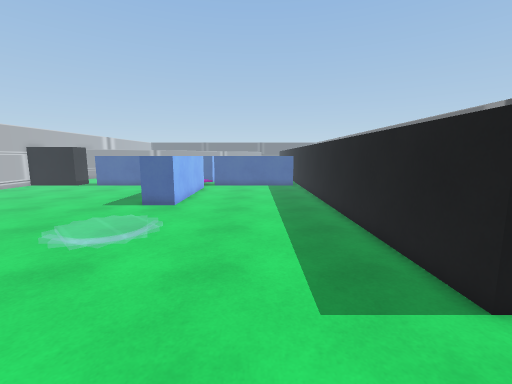
View 1 (above)

20 first-person views from a walk through a scene from a Unity 3-D project. The camera is 1.5 m above the floor, tilts 8° down and sees 90° across. The floor is counted in squares, 0.5 m on a side. Each view is taken from the middle of a square. On the plan, view 1 faces up. The plan holds only what a view shows up to about 19 squares ahead; the rest is blank. The place goes on beyond the plan. The player is left out.

View 2
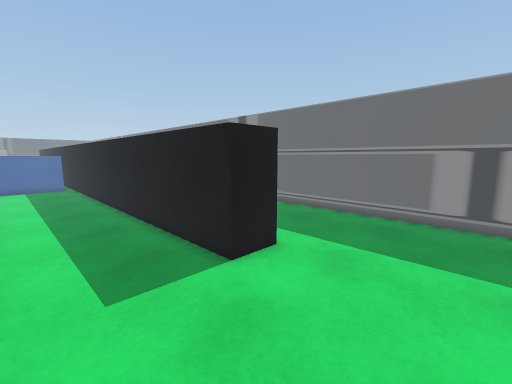

View 3
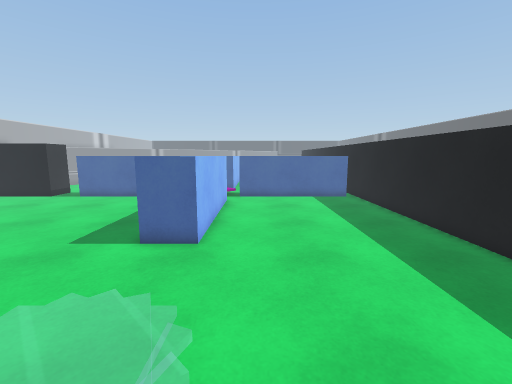

View 4
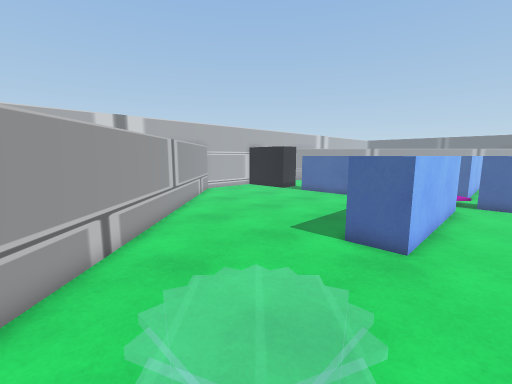

View 5
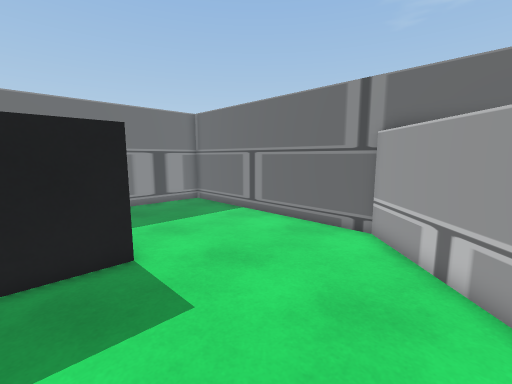

View 6
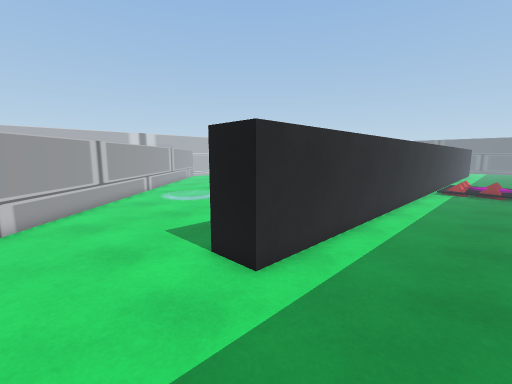

View 7
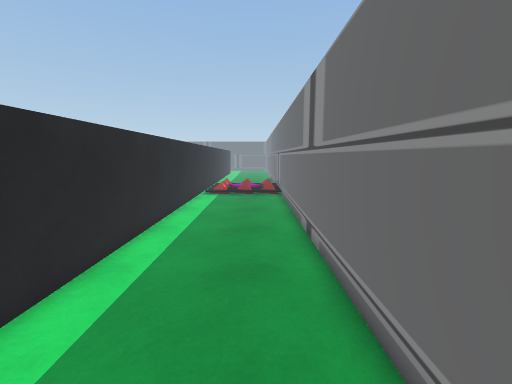

View 8
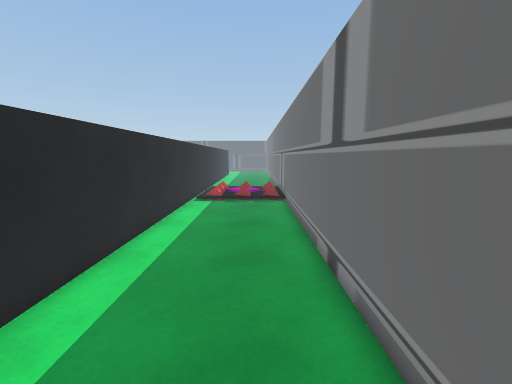

View 9
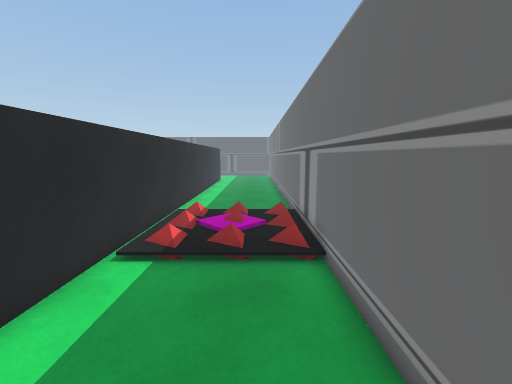

View 10
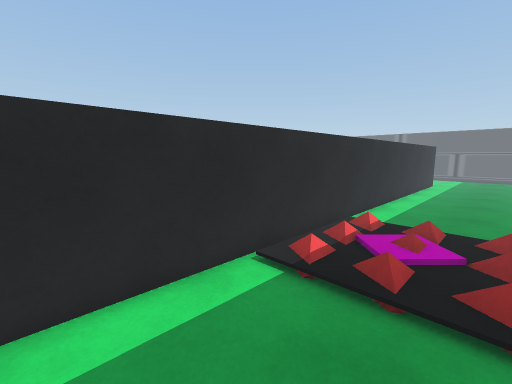

View 11
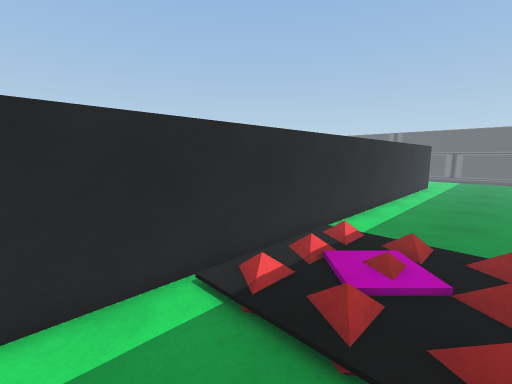

View 12
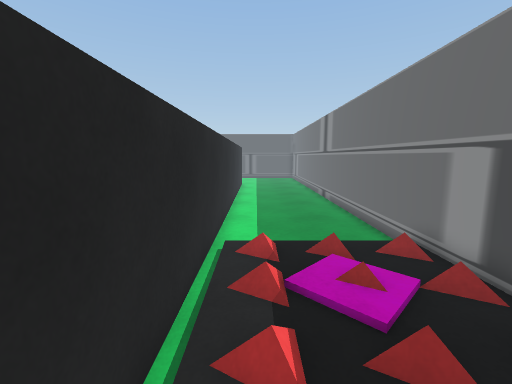

View 13
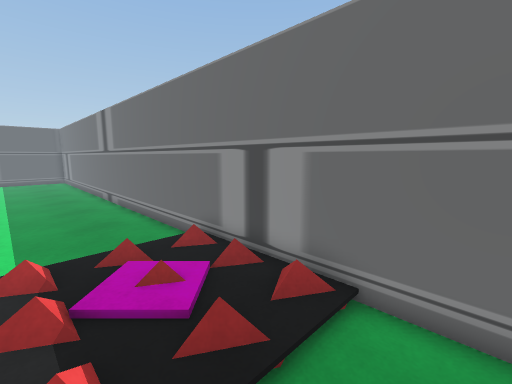

View 14
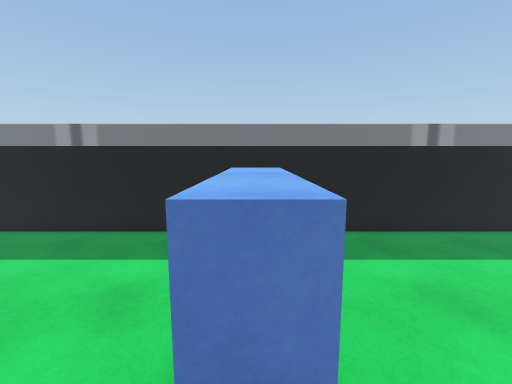

View 15
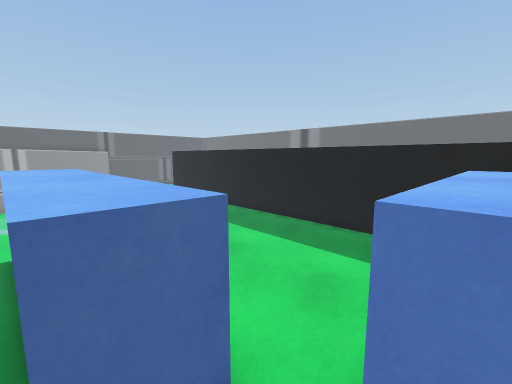

View 16
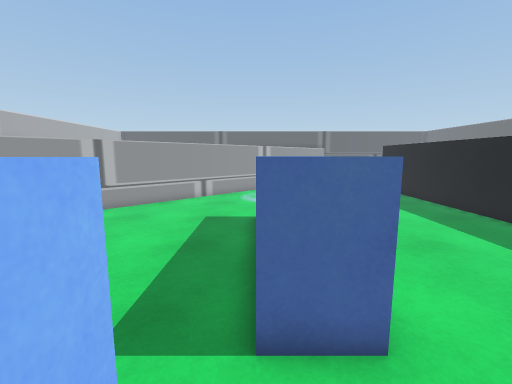

View 17
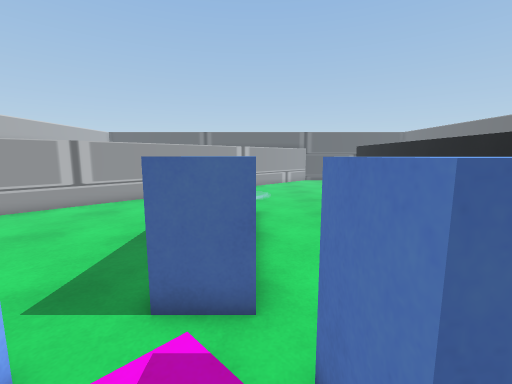

View 18
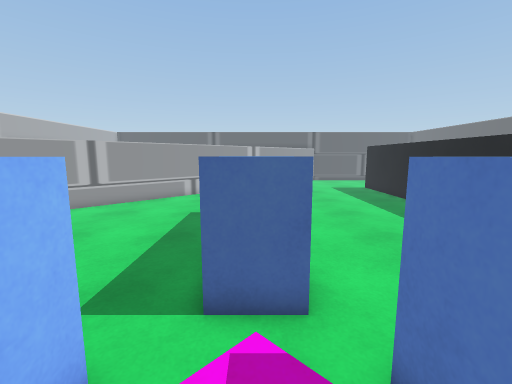

View 19
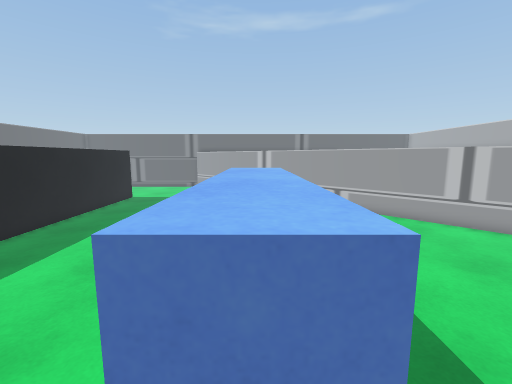

View 20
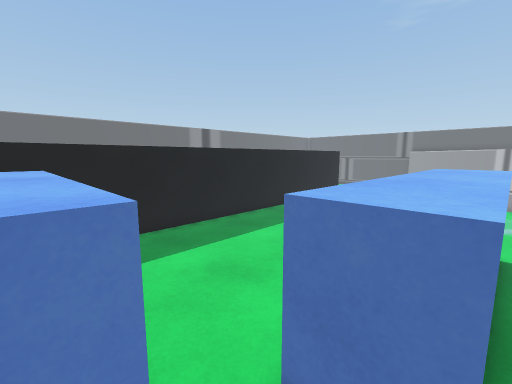

### Floor plan
Key: @ floor where view 1 was taken; # wall or solid block; . main floor; : floor 0.25 m higher than the main floor; / step, stairs or slope; ^ raised ledge.
Columns run from 16 left of view 1 to 13 right of it. Each row starts with its distance up from view 1.
 44     ^#....   .... ...^  .....#
 43    ^...... ..........^^ .....#
 42   ^....... ..........^^......#
 41  ^........ ..........^^......#
 40 ^......... ..........^^......#
 39 #......... ..........^^......#
 38 .........^^^.........^^......#
 37 .........^^^.........^^......#
 36 .........^^^.........^^......#
 35  ........^^^.........^^......#
 34   .......^^^.........^^......#
 33   .......^^^.........^^......#
 32    ......^^^.........^^......#
 31     .....^^^.........^^......#
 30      ....^^^.......  ^^/     #
 29       ..../......    ^^.     #
 28        ^../.^^^^^^^^ ^^. ::: #
 27         ^/ /^^^^^^^^ ^^. ::: #
 26 ^^^^^    ./.^^^^^^^^^^^. ::: #
 25 .....     ...........^^. : : #
 24 ......   ^^^.........^^//////#
 23 ........ ^^^.........^^......#
 22 .........^^^.........^^......#
 21 ........ ^^^.........^^......#
 20 ........ ^^^.........^^......#
 19 ........ ^^^.........^^......#
 18 .........^^^.........^^......#
 17 .........^^^.........^^......#
 16 .........^^^.........^^......#
 15 .....................^^......#
 14 #....................^^......#
 13 ^^...................^^......#
 12  ^^..................^^......#
 11   ^^.................^^......#
 10    ^^................^^......#
  9     ^^...............^^......#
  8      ^^..............^^......#
  7       ^^.............^^......#
  6        ^^............^^......#
  5         ^^...........^^......#
  4          ^^..................#
  3           ^^.................#
  2            ^^................#
  1             ^^...............#
  0              ^^.@............#
 -1               ^#.............#
 -2                ##............#
 -3                 ##############

Positions as (right, up) in squares from view 1, and headings:
1: (0, 0), facing up
2: (0, -1), facing up-right
3: (-3, 7), facing up
4: (-3, 7), facing up-left
5: (-3, 7), facing down-right
6: (11, 0), facing up-left
7: (11, 4), facing up
8: (11, 7), facing up
9: (11, 17), facing up
10: (12, 19), facing up-left
11: (12, 21), facing up-left
12: (8, 22), facing up
13: (8, 22), facing up-right
14: (-7, 27), facing right
15: (-7, 27), facing up-right
16: (-7, 26), facing up
17: (-5, 25), facing up
18: (-6, 25), facing up
19: (-6, 26), facing down
20: (-7, 27), facing down-right
